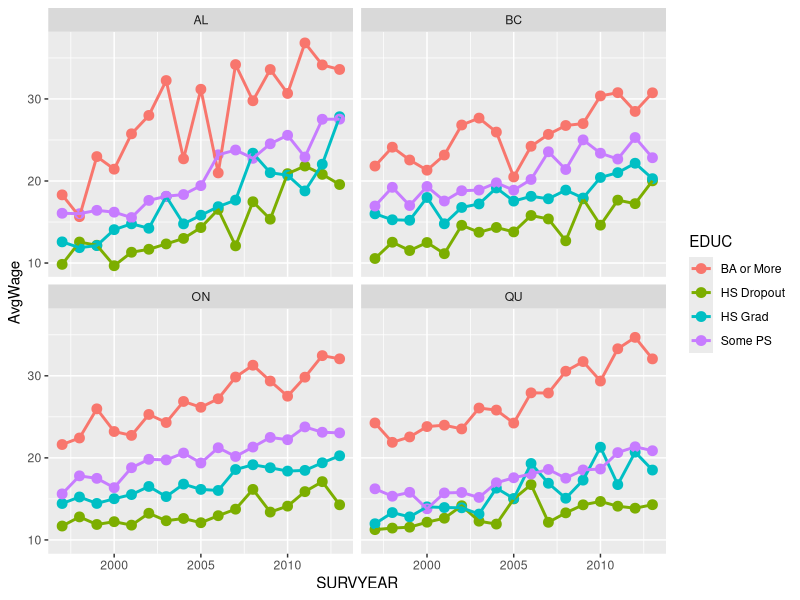
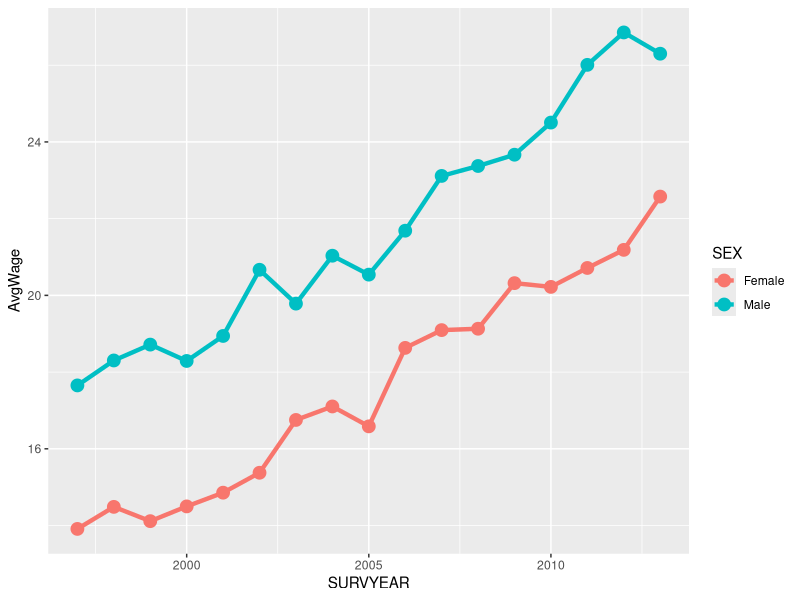
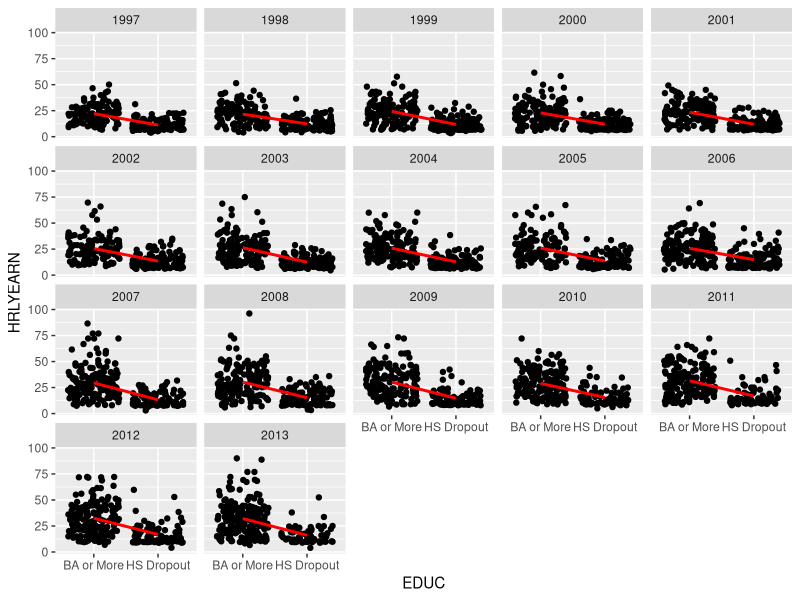
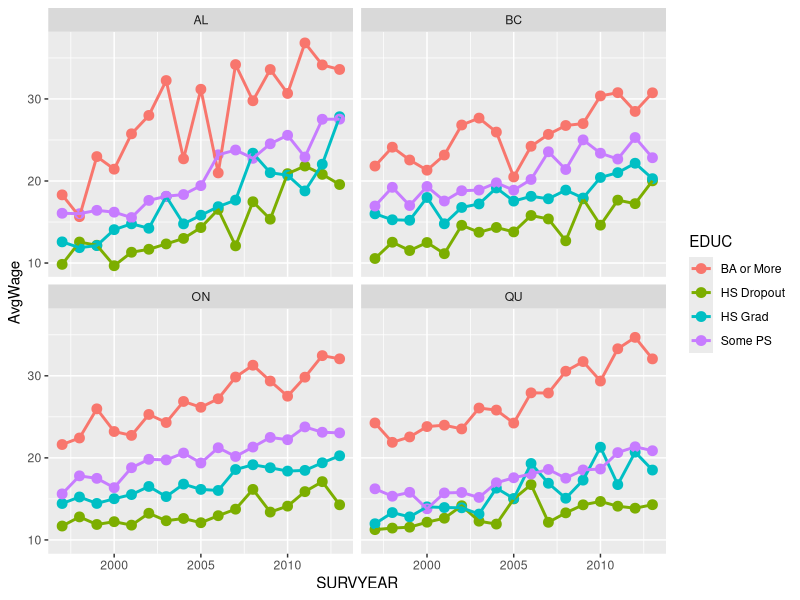
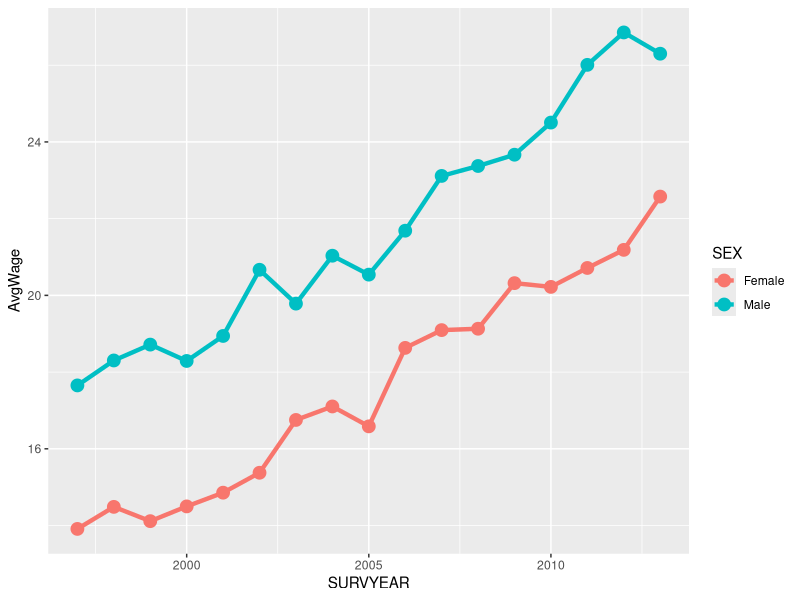
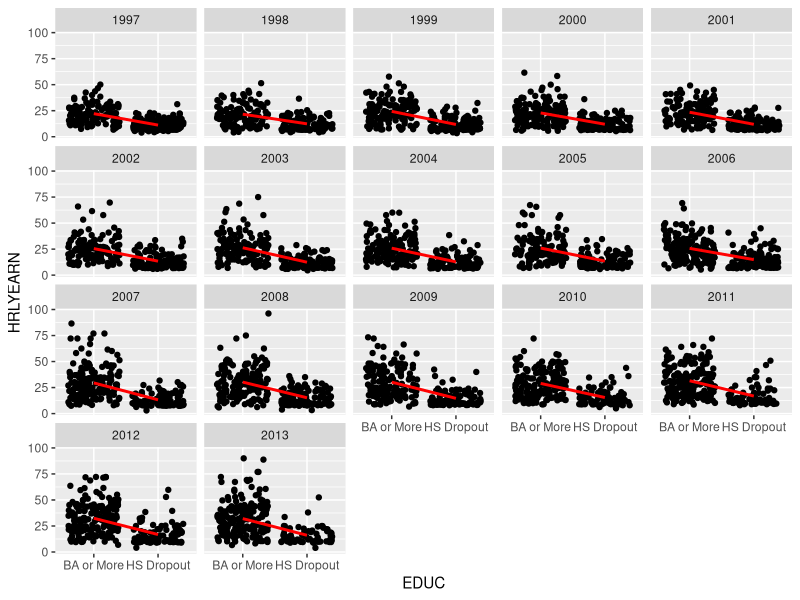

The R source for these figures, in order: (Note: this script raises an error after producing the figures.)
LFS <- read.delim("LFS.csv")

library(plyr)
library(ggplot2)
library(gridExtra)


wageByYear <- ddply(LFS, .(SURVYEAR, PROV, EDUC), summarize, AvgWage=mean(HRLYEARN, na.rm=TRUE))
p <- ggplot(wageByYear, aes(x = SURVYEAR, y = AvgWage, color=EDUC))
p+ geom_point(cex=3) + geom_line(lwd=1) + facet_wrap(~PROV)

ggsave("AvgWagebyProv.png")

## Are there differences in wage between genders?
wageBySex <- ddply(LFS, .(SURVYEAR, SEX), summarize, AvgWage=mean(HRLYEARN, na.rm=TRUE))
ggplot(wageBySex, aes(x=SURVYEAR, y=AvgWage, col=SEX)) + geom_point(cex=4) + geom_line(lwd=1.5)

ggsave("AvgWagebySex.png")

## Hourly Earnings by Education level over time

subset(LFS, EDUC=="BA or more" | EDUC=="HS Dropout")

ggplot(droplevels(subset(LFS, EDUC %in% c("BA or More", "HS Dropout"))), aes(x=EDUC, y=HRLYEARN)) + geom_jitter(na.rm=TRUE) + facet_wrap(~SURVYEAR) + geom_line(stat = "summary", fun.y = "median", col = "red", lwd = 1, aes(group=SURVYEAR), na.rm=TRUE)

ggsave("EarningsbyEduc.png")

## Unemployment ratios?
ratio <- function(x,y){
  sum(x=="Unemployed")/length(y)
}

unemploymentRate <- ddply(LFS, .(SURVYEAR, PROV, EDUC), summarize, UnemploymentRate=ratio(LFSSTAT,PROV), 
                          count=sum(LFSSTAT=="Unemployed"))

ggplot(unemploymentRate, aes(x=SURVYEAR, y=UnemploymentRate, color=EDUC)) +geom_point()+geom_line()+facet_wrap(~PROV)+scale_fill_brewer(type = "qual", palette = 7)

ggsave("unemploymentRate.png")

## Effects of Union

unionizedlfs<-subset(LFS, !(subset=is.na(UNION)))

png("UnionPlots.png", width=720, height=16*72)

a <- ggplot(unionizedlfs, aes(x = HOURS, color=UNION)) + geom_density(lwd = 1) + facet_wrap(~SEX)
b <- ggplot(unionizedlfs, aes(x = HRLYEARN, color=UNION)) + geom_density(lwd = 1) + facet_wrap(~SEX)
c <- ggplot(unionizedlfs, aes(x = TENURE, color=UNION)) + geom_density(lwd = 1) + facet_wrap(~SEX)

grid.arrange(a, b, c, ncol=1)

dev.off()

## Regression on returns to education. Only a table, nothing to really plot
EducReg <- function(x){
  Coefs <- coef(lm(HRLYEARN ~ factor(EDUC), x))
  names(Coefs) <- c("Intercept", "HS Dropout", "HS Grad", "Some PS")
  return(Coefs)
}

ReturnsToEducation <- ddply(LFS, ~SURVYEAR, EducReg)

## Box whisker plots of hourly earnings over time by Province.
smallset <- subset(LFS, subset=SURVYEAR %in% c("1997", "2002", "2007", "2012"))

ggplot(smallset, aes(x = PROV, y = HRLYEARN, fill = PROV)) + geom_boxplot(alpha = 0.2, na.rm=TRUE) + facet_wrap(~SURVYEAR) + ggtitle("Boxplot of Earnings by Province")

ggsave("earningsBoxplot.png")

## Distribution of Earnings and Tenure

ggplot(smallset, aes(x = HRLYEARN, color = SEX)) + geom_density(lwd = 1, na.rm=TRUE) + facet_wrap(~SURVYEAR) +ggtitle("Density of Earnings")

ggsave("earningsDensity.png")

ggplot(LFS, aes(x=TENURE, color=AGE)) + geom_density(lwd=1.5, na.rm=TRUE) 

ggsave("tenureDensity.png")
